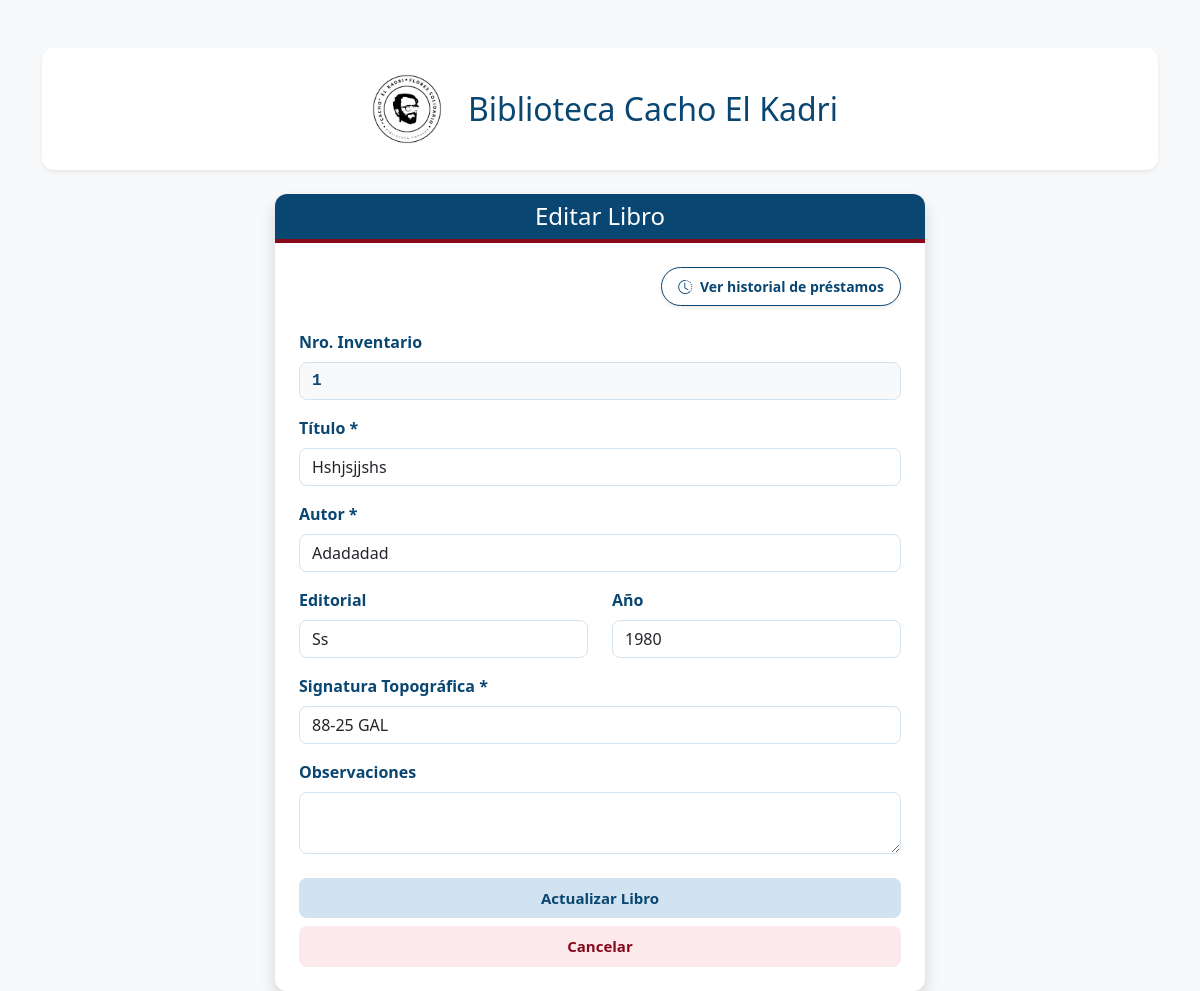
Page /editar/1 (signed in) on the earlier database version.
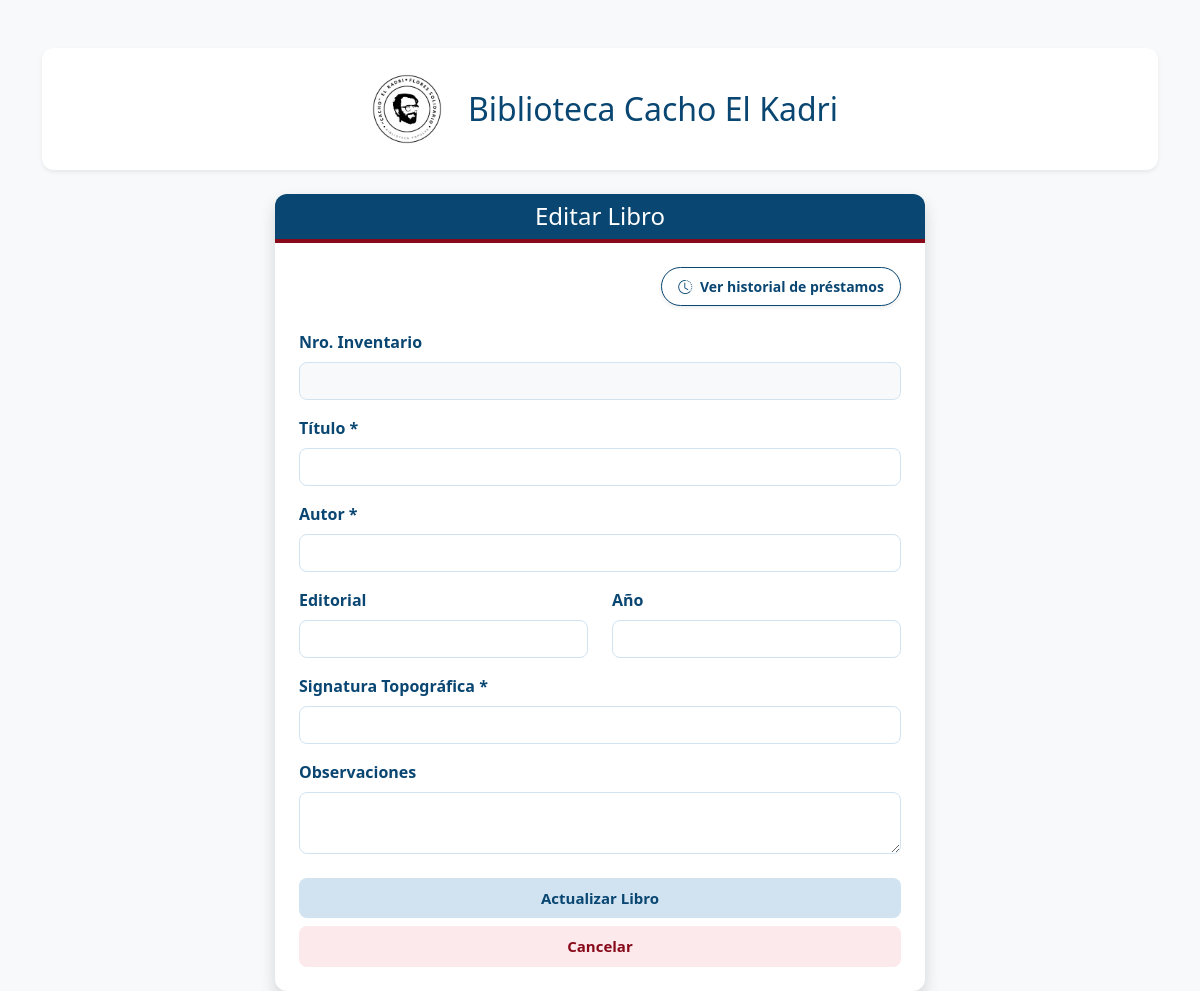
Same page on the later database version.
### tables this page shows
CREATE TABLE Ejemplares (
            nro_inventario INTEGER PRIMARY KEY,
            mfn_vinculado INTEGER,
            signatura_topografica TEXT NOT NULL,
            observaciones TEXT,
            FOREIGN KEY (mfn_vinculado) REFERENCES Obras (mfn)
        );

CREATE TABLE Obras (
            mfn INTEGER PRIMARY KEY AUTOINCREMENT,
            titulo TEXT NOT NULL,
            autor TEXT NOT NULL,
            editorial TEXT,
            anio TEXT
        );

### app.py (the view)
@app.route('/editar/<int:nro_inventario>')
def editar_libro(nro_inventario):
    if not session.get('admin'):
        return redirect('/')
    conexion = sqlite3.connect("biblioteca.db")
    cursor = conexion.cursor()
    cursor.execute('''
        SELECT e.nro_inventario, o.titulo, o.autor, o.editorial, o.anio, e.signatura_topografica, e.observaciones
        FROM Ejemplares e
        JOIN Obras o ON e.mfn_vinculado = o.mfn
        WHERE e.nro_inventario = ?
    ''', (nro_inventario,))
    libro_a_editar = cursor.fetchone()
    conexion.close()
    return render_template('editar_libro.html', libro=libro_a_editar)

### templates/editar_libro.html (shortened to what this page needs)
<!DOCTYPE html>
<html lang="es">
<head>
    <link href="https://cdn.jsdelivr.net/npm/bootstrap@5.3.0/dist/css/bootstrap.min.css" rel="stylesheet">
    <link rel="stylesheet" href="https://cdn.jsdelivr.net/npm/bootstrap-icons@1.11.3/font/bootstrap-icons.min.css">
</head>
<body class="bg-light">
    <div class="container mt-5">
        <div class="d-flex justify-content-center align-items-center mb-4 p-3 bg-white rounded shadow-sm border-0" style="border-radius: 12px !important;">
            <div class="d-flex align-items-center">
                <img src="{{ url_for('static', filename='img/logo.png') }}" alt="Logo Flores Solidario" class="me-3" style="height: 90px; width: auto;">
                <h1 class="h2 m-0">Biblioteca Cacho El Kadri</h1>
            </div>
        </div>
        <div class="card shadow mx-auto" style="max-width: 650px;">
            <div class="card-header text-white text-center" style="background-color: #094672; border-bottom: 4px solid #88091a;">
                <h4 class="mb-0 font-weight-bold">Editar Libro</h4>
            </div>
            <div class="card-body p-4">
                <div class="text-end mb-4">
                    <a href="/historial_libro/{{ libro[0] }}" class="btn btn-historial shadow-sm px-3 py-2">
                        <i class="bi bi-clock-history me-1"></i> Ver historial de préstamos
                    </a>
                </div>
                <form action="/actualizar/{{ libro[0] }}" method="POST">
                    <div class="mb-3">
                        <label class="form-label fw-bold">Nro. Inventario</label>
                        <input type="number" name="nro_inventario" class="form-control bg-light" value="{{ libro[0] }}" readonly style="color: #094672; font-family: monospace; font-size: 16px; font-weight: bold;">
                    </div>
                    <div class="mb-3">
                        <label class="form-label fw-bold">Título *</label>
                        <input type="text" name="titulo" class="form-control" value="{{ libro[1] }}" required>
                    </div>
                    <div class="mb-3">
                        <label class="form-label fw-bold">Autor *</label>
                        <input type="text" name="autor" class="form-control" value="{{ libro[2] }}" required>
                    </div>
                    <div class="row">
                        <div class="col-md-6 mb-3">
                            <label class="form-label fw-bold">Editorial</label>
                            <input type="text" name="editorial" class="form-control" value="{{ libro[3] if libro[3] else '' }}">
                        </div>
                        <div class="col-md-6 mb-3">
                            <label class="form-label fw-bold">Año</label>
                            <input type="number" name="anio" class="form-control" value="{{ libro[4] if libro[4] else '' }}">
                        </div>
                    </div>
                    <div class="mb-3">
                        <label class="form-label fw-bold">Signatura Topográfica *</label>
                        <input type="text" name="signatura" class="form-control" value="{{ libro[5] }}" required>
                    </div>
                    <div class="mb-4">
                        <label class="form-label fw-bold">Observaciones</label>
                        <textarea name="observaciones" class="form-control" rows="2">{{ libro[6] if libro[6] else '' }}</textarea>
                    </div>
                    <div class="d-grid gap-2">
                        <button type="submit" class="btn btn-success btn-lg">Actualizar Libro</button>
                        <a href="/" class="btn btn-outline-secondary btn-lg text-center">Cancelar</a>
                    </div>
                </form>
            </div>
        </div>
    </div>
</body>
</html>

Differences in the rows shown:
removed Ejemplares: nro_inventario "1", signatura "88-25 GAL"
removed Obras: titulo "Hshjsjjshs", autor "Adadadad", editorial "Ss", anio "1980"
